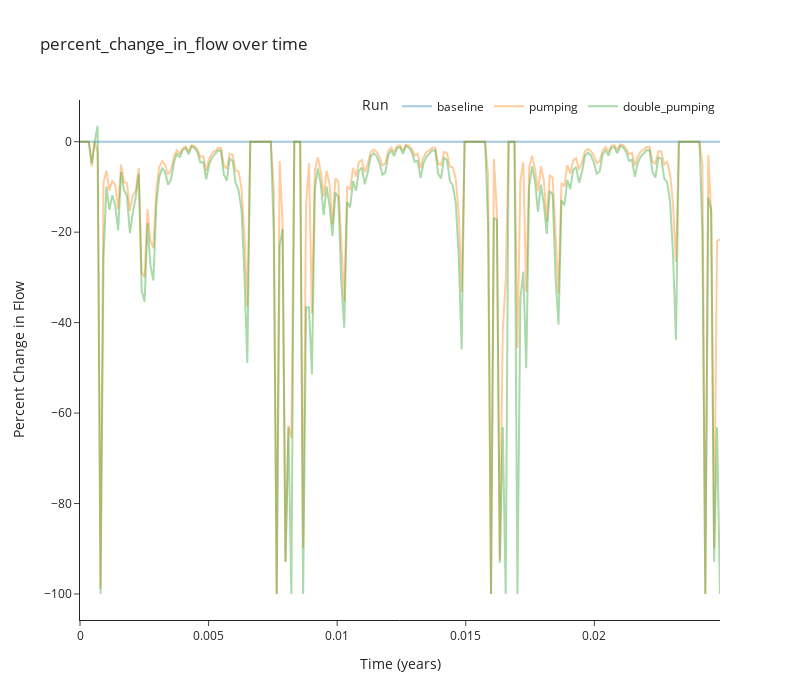

Notebook source saved alongside this figure:
### Code cell
utils.plot_variable_for_each_run("percent_change_in_flow", runs, y_label="Percent Change in Flow",)

### Figure 1 — Plotly figure (JSON) as saved in the notebook; plotly's stock layout.template omitted (floating-point values rounded to 4 significant figures; data arrays with more than 128 entries replaced by an {"elided": "..."} marker saying what was removed)
{"data": [{"hovertemplate": "Run=baseline<br>time=%{x}<br>percent_change_in_flow=%{y}<extra></extra>", "legendgroup": "baseline", "line": {"color": "#1F77B4", "dash": "solid"}, "marker": {"symbol": "circle"}, "mode": "lines", "name": "baseline", "opacity": 0.4, "orientation": "v", "showlegend": true, "type": "scatter", "x": {"elided": "219 float values"}, "xaxis": "x", "y": {"elided": "219 float values"}, "yaxis": "y"}, {"hovertemplate": "Run=pumping<br>time=%{x}<br>percent_change_in_flow=%{y}<extra></extra>", "legendgroup": "pumping", "line": {"color": "#FF7F0E", "dash": "solid"}, "marker": {"symbol": "circle"}, "mode": "lines", "name": "pumping", "opacity": 0.4, "orientation": "v", "showlegend": true, "type": "scatter", "x": {"elided": "219 float values"}, "xaxis": "x", "y": {"elided": "219 float values"}, "yaxis": "y"}, {"hovertemplate": "Run=double_pumping<br>time=%{x}<br>percent_change_in_flow=%{y}<extra></extra>", "legendgroup": "double_pumping", "line": {"color": "#2CA02C", "dash": "solid"}, "marker": {"symbol": "circle"}, "mode": "lines", "name": "double_pumping", "opacity": 0.4, "orientation": "v", "showlegend": true, "type": "scatter", "x": {"elided": "219 float values"}, "xaxis": "x", "y": {"elided": "219 float values"}, "yaxis": "y"}], "layout": {"height": 700, "legend": {"orientation": "h", "title": {"text": "Run"}, "tracegroupgap": 0, "x": 1, "xanchor": "right", "y": 0.96, "yanchor": "bottom"}, "showlegend": true, "title": {"text": "percent_change_in_flow over time"}, "width": 800, "xaxis": {"anchor": "y", "domain": [0, 1], "title": {"text": "Time (years)"}}, "yaxis": {"anchor": "x", "domain": [0, 1], "title": {"text": "Percent Change in Flow"}}}}
